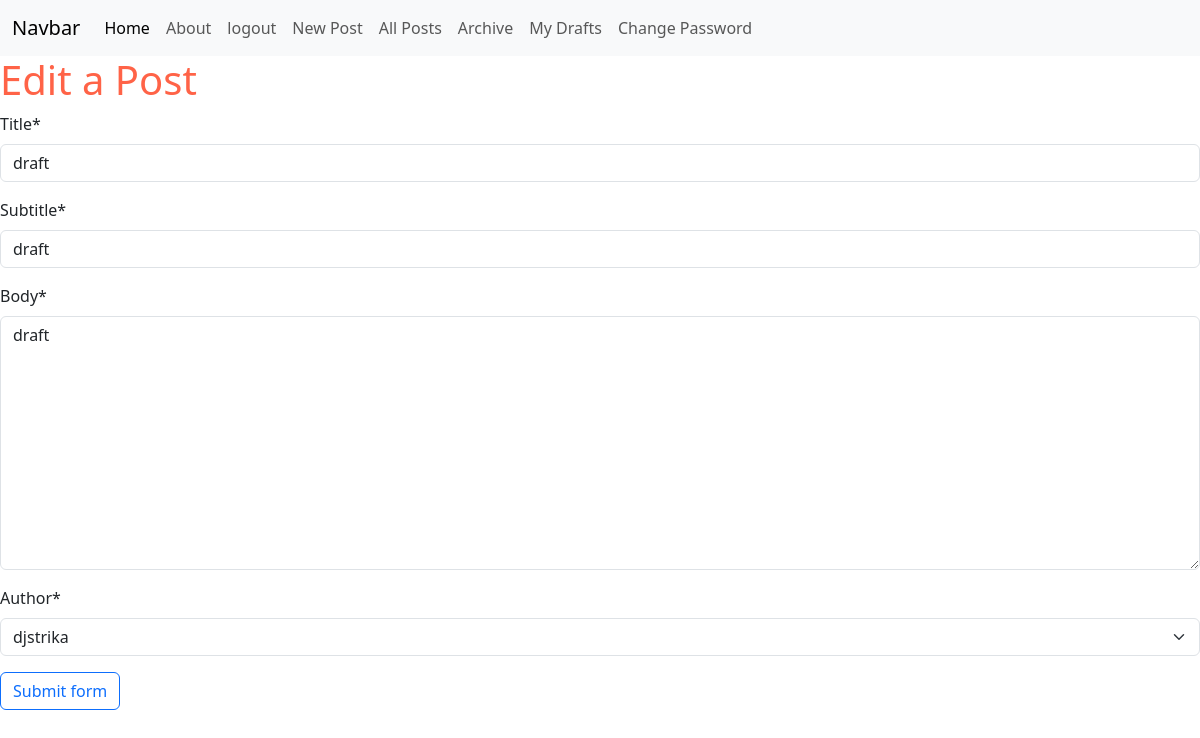
The app's page /posts/6/edit/ (signed in) with its own data.
### posts/models.py (models this page shows, shortened)
class Post(models.Model):
    title = models.CharField(max_length=128)
    subtitle = models.CharField(max_length=256)
    body = models.TextField()
    author = models.ForeignKey(
        get_user_model(),
        on_delete=models.CASCADE
    )
    status = models.ForeignKey(
        Status,
        on_delete=models.CASCADE
    )
    created_on = models.DateTimeField(auto_now_add=True)

### posts/views.py (the view)
# urls.py: path("<int:pk>/edit/", views.PostUpdateView.as_view(), name="edit"),
class PostUpdateView(LoginRequiredMixin,UserPassesTestMixin, UpdateView):
    template_name = "posts/edit.html"
    model = Post
    fields = [
        "title", "subtitle", "body",
        "author",
    ]
    def test_func(self):
        post = self.get_object()
        return post.author == self.request.user

### templates/posts/edit.html (shortened to what this page needs)
{% extends 'base.html' %}
{% load crispy_forms_tags %}
{% block content %}
<h1>Edit a Post</h1>
<form method="POST">
    {{ form | crispy }}
    <div class="col-12">
        <button class="btn btn-outline-primary" type="submit">Submit form</button>
    </div>
</form>
{% endblock content %}

### static/css/base.css (style rules this page uses)
h1 { color: tomato; }

### records on screen
Post: title "draft", subtitle "draft", body "draft", author "djstrika"
